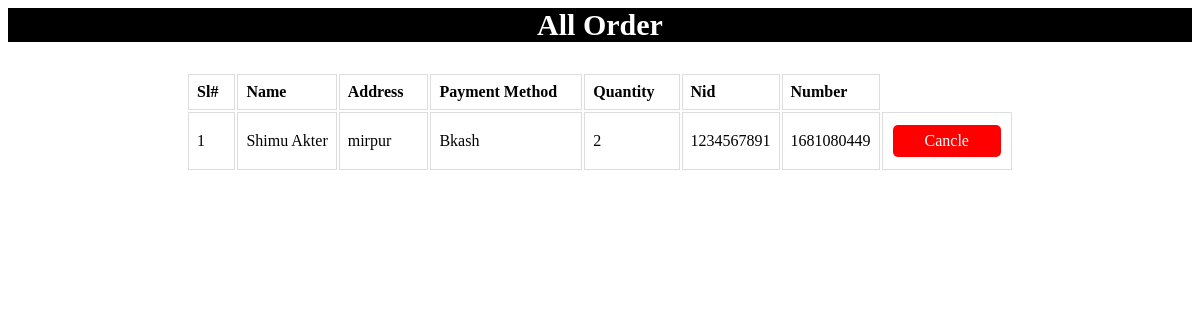
The app's page /order.php with its own data.
### tables this page shows
CREATE TABLE `paymentt` (
  `id` int(5) NOT NULL,
  `name` varchar(50) NOT NULL,
  `address` varchar(50) NOT NULL,
  `payment` varchar(50) NOT NULL,
  `quantity` int(10) NOT NULL,
  `nid` int(20) NOT NULL,
  `num` int(20) NOT NULL
);

### models/db_config.php (called while the page is built, shortened)
<?php
	$db_server="localhost";
	$db_uname="root";
	$db_pass="";
	$db_name="final_p";
	function get($query){
		global $db_server,$db_uname,$db_pass,$db_name;
		$conn = mysqli_connect($db_server,$db_uname,$db_pass,$db_name);
		$data = array();
		if($conn){
			$result = mysqli_query($conn,$query);
			while($row = mysqli_fetch_assoc($result)){
				$data[] = $row;
			}
		}
		return $data;
	}
?>

### controllers/PaymentController.php (called while the page is built, shortened)
<?php
     include 'models/db_config.php';
	function getAllPayments(){
		$query = "select * from paymentt order by name asc";
		$rs = get($query);
		return $rs;
	}
?>

### order.php (the view, shortened to what this page needs)
<?php
	include 'controllers/PaymentController.php';
	$paymen = getAllPayments();
?>
<html>
             <head>
			 <link rel="stylesheet" href="style/login.css">
			 </head>
<body>
         <div>
			<h3 class="header">All Order </h3>
			</div>
<div align = "center">
	<table class="">
		<thead>
			<th>Sl# &nbsp </th>
			<th> Name</th>
			<th>Address &nbsp &nbsp </th>
			<th>Payment Method &nbsp &nbsp </th>
			<th>Quantity &nbsp &nbsp </th>
			<th>Nid &nbsp &nbsp </th>
			<th>Number</th>
		</thead>
		<tbody>
			<?php
				$i=1;
				foreach($paymen as $p){
					$id = $p["id"];
					echo "<tr>";
						echo "<td>$i</td>";
						echo "<td>".$p["name"]. "</td>";
						echo "<td>".$p["address"]. "</td>";
						echo "<td>".$p["payment"]. "</td>";
						echo "<td>".$p["quantity"]. "</td>";
						echo "<td>".$p["nid"]. "</td>";
						echo "<td>".$p["num"]. "</td>";
						echo '<td><a href="order_cncl.php?id='.$id.'" class="red1">Cancle</td>';
					echo "</tr>";
					$i++;
				}
			?>
		</tbody>
	</table>
</div>
</body>
</html>

### style/login.css (style rules this page uses)
.header { background-color:Black; color:white; text-align :center; font-size: 30px; }

### order.php (style rules this page uses)
.red1 { background-color: #ff0000; border: none; color: white; padding: 7px 32px; text-align: center; text-decoration: none; display: inline-block; font-size: 16px; margin: 4px 2px; cursor: pointer; border-radius: 5px; }
td, th { border: 1px solid #dddddd; text-align: left; padding: 8px; }

### records on screen
paymentt: name "Shimu Akter", address "mirpur", payment "Bkash", quantity "2", nid "1234567891", num "1681080449"
